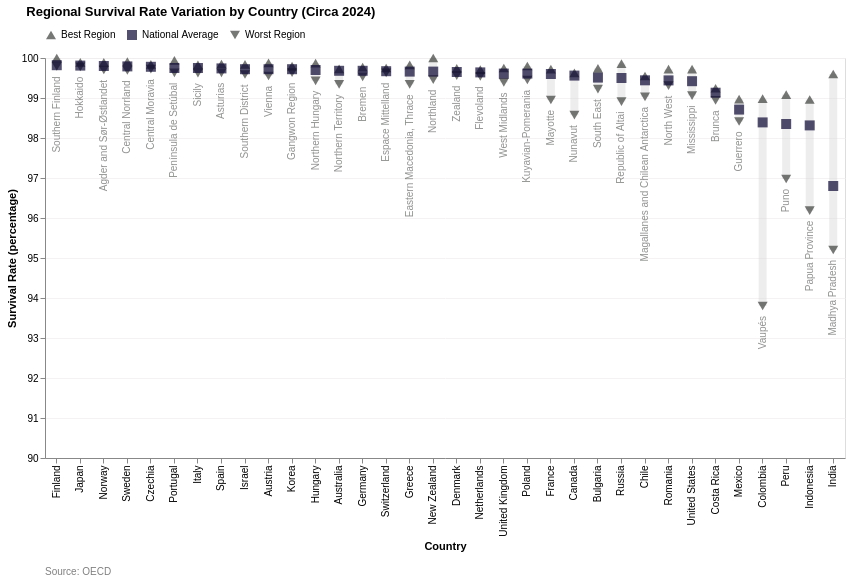

Write notebook code for a chart like this one.
### Code cell
chart_survival = create_regional_variation_chart_no_norm(
    all_points_data, 
    country_order, 
    average_color=PRESETS['health-survival']['color'], 
    chart_title="Regional Survival Rate Variation by Country (Circa 2024)", 
    scale_domain=[90,100],
    y_title="Survival Rate (percentage)")
chart_survival.save("C:\\Users\\lopez\\github\\capp30239\\static_visualization_project\\graphs\\shape_health_regional_survival_rate_variation.svg")
chart_survival

### Figure 1 — Vega-Lite specification as saved in the notebook (floating-point values rounded to 4 significant figures)
{"config": {"view": {"continuousWidth": 300, "continuousHeight": 300}}, "vconcat": [{"layer": [{"data": {"name": "data-e53f512920cbe2cb5f0dee14775bf078"}, "mark": {"type": "rule", "opacity": 0.4, "stroke": "lightgray", "strokeWidth": 8}, "encoding": {"tooltip": [{"field": "Country", "title": "Country", "type": "nominal"}, {"aggregate": "min", "field": "Value", "title": "Worst Region Deviation", "type": "quantitative"}, {"aggregate": "max", "field": "Value", "title": "Best Region Deviation", "type": "quantitative"}], "x": {"axis": {"gridColor": "#f3f1f1e1"}, "field": "Country", "sort": ["Finland", "Japan", "Norway", "Sweden", "Czechia", "Portugal", "Italy", "Spain", "Israel", "Austria", "Korea", "Hungary", "Australia", "Germany", "Switzerland", "Greece", "New Zealand", "Denmark", "Netherlands", "United Kingdom", "Poland", "France", "Canada", "Bulgaria", "Russia", "Chile", "Romania", "United States", "Costa Rica", "Türkiye", "Mexico", "Colombia", "Peru", "Indonesia", "India"], "title": "Country", "type": "nominal"}, "y": {"aggregate": "min", "axis": {"gridColor": "#f3f1f1e1"}, "field": "Value", "scale": {"domain": [90, 100]}, "type": "quantitative"}, "y2": {"aggregate": "max", "field": "Value"}}}, {"layer": [{"data": {"name": "data-c1b0b369b1b0bf7b2640003c37753944"}, "mark": {"type": "point", "filled": true, "size": 100}, "encoding": {"color": {"field": "Type", "legend": {"orient": "top"}, "scale": {"domain": ["Best Region", "National Average", "Worst Region"], "range": ["#3C3F3C", "#0B0531", "#3C3F3C"]}, "title": "", "type": "nominal"}, "shape": {"field": "Type", "legend": {"orient": "top"}, "scale": {"domain": ["Best Region", "National Average", "Worst Region"], "range": ["triangle-up", "square", "triangle-down"]}, "title": "", "type": "nominal"}, "tooltip": [{"field": "Country", "type": "nominal"}, {"field": "Type", "type": "nominal"}, {"field": "Value", "type": "quantitative"}, {"field": "WorstRegionName", "title": "Worst Region Name", "type": "nominal"}], "x": {"axis": {"gridColor": "#f3f1f1e1"}, "field": "Country", "sort": ["Finland", "Japan", "Norway", "Sweden", "Czechia", "Portugal", "Italy", "Spain", "Israel", "Austria", "Korea", "Hungary", "Australia", "Germany", "Switzerland", "Greece", "New Zealand", "Denmark", "Netherlands", "United Kingdom", "Poland", "France", "Canada", "Bulgaria", "Russia", "Chile", "Romania", "United States", "Costa Rica", "Türkiye", "Mexico", "Colombia", "Peru", "Indonesia", "India"], "title": "Country", "type": "nominal"}, "y": {"field": "Value", "scale": {"domain": [90, 100]}, "title": "Survival Rate (percentage)", "type": "quantitative"}}}, {"data": {"name": "data-7ae19dc4331f47f0c37c30bf72300e27"}, "mark": {"type": "text", "align": "right", "angle": 270, "color": "#3C3F3C91", "dx": -10, "dy": 0, "fontSize": 10}, "encoding": {"text": {"field": "WorstRegionName", "type": "nominal"}, "x": {"field": "Country", "sort": ["Finland", "Japan", "Norway", "Sweden", "Czechia", "Portugal", "Italy", "Spain", "Israel", "Austria", "Korea", "Hungary", "Australia", "Germany", "Switzerland", "Greece", "New Zealand", "Denmark", "Netherlands", "United Kingdom", "Poland", "France", "Canada", "Bulgaria", "Russia", "Chile", "Romania", "United States", "Costa Rica", "Türkiye", "Mexico", "Colombia", "Peru", "Indonesia", "India"], "type": "nominal"}, "y": {"field": "Value", "type": "quantitative"}}}]}], "height": 400, "resolve": {"legend": {"color": "independent", "shape": "independent"}}, "title": {"text": "Regional Survival Rate Variation by Country (Circa 2024)", "anchor": "start", "dx": 20, "offset": 10}, "width": 800}, {"data": {"name": "data-9de9b8125eee1bea1cb32d6ced1e9279"}, "mark": {"type": "text", "align": "left", "color": "gray", "dx": -400, "fontSize": 10}, "encoding": {"text": {"field": "source", "type": "nominal"}}, "height": 20, "width": 800}], "resolve": {"scale": {"color": "independent", "shape": "independent"}}, "spacing": 10, "$schema": "https://vega.github.io/schema/vega-lite/v5.20.1.json", "datasets": {"data-e53f512920cbe2cb5f0dee14775bf078": [{"Country": "Australia", "Value": 99.34, "Region name": "Northern Territory", "Type": "Worst Region", "Reference area": NaN, "WorstRegionName": "Northern Territory"}, {"Country": "Austria", "Value": 99.55, "Region name": "Vienna", "Type": "Worst Region", "Reference area": NaN, "WorstRegionName": "Vienna"}, {"Country": "Bulgaria", "Value": 99.22, "Region name": "South East", "Type": "Worst Region", "Reference area": NaN, "WorstRegionName": "South East"}, {"Country": "Canada", "Value": 98.57, "Region name": "Nunavut", "Type": "Worst Region", "Reference area": NaN, "WorstRegionName": "Nunavut"}, {"Country": "Switzerland", "Value": 99.63, "Region name": "Espace Mittelland", "Type": "Worst Region", "Reference area": NaN, "WorstRegionName": "Espace Mittelland"}, {"Country": "Chile", "Value": 99.03, "Region name": "Magallanes and Chilean Antarctica", "Type": "Worst Region", "Reference area": NaN, "WorstRegionName": "Magallanes and Chilean Antarctica"}, {"Country": "Colombia", "Value": 93.8, "Region name": "Vaupés", "Type": "Worst Region", "Reference area": NaN, "WorstRegionName": "Vaupés"}, {"Country": "Costa Rica", "Value": 98.94, "Region name": "Brunca", "Type": "Worst Region", "Reference area": NaN, "WorstRegionName": "Brunca"}, {"Country": "Czechia", "Value": 99.72, "Region name": "Central Moravia", "Type": "Worst Region", "Reference area": NaN, "WorstRegionName": "Central Moravia"}, {"Country": "Germany", "Value": 99.53, "Region name": "Bremen", "Type": "Worst Region", "Reference area": NaN, "WorstRegionName": "Bremen"}, {"Country": "Denmark", "Value": 99.56, "Region name": "Zealand", "Type": "Worst Region", "Reference area": NaN, "WorstRegionName": "Zealand"}, {"Country": "Spain", "Value": 99.63, "Region name": "Asturias", "Type": "Worst Region", "Reference area": NaN, "WorstRegionName": "Asturias"}, {"Country": "Finland", "Value": 99.79, "Region name": "Southern Finland", "Type": "Worst Region", "Reference area": NaN, "WorstRegionName": "Southern Finland"}, {"Country": "France", "Value": 98.95, "Region name": "Mayotte", "Type": "Worst Region", "Reference area": NaN, "WorstRegionName": "Mayotte"}, {"Country": "United Kingdom", "Value": 99.39, "Region name": "West Midlands", "Type": "Worst Region", "Reference area": NaN, "WorstRegionName": "West Midlands"}, {"Country": "Greece", "Value": 99.34, "Region name": "Eastern Macedonia, Thrace", "Type": "Worst Region", "Reference area": NaN, "WorstRegionName": "Eastern Macedonia, Thrace"}, {"Country": "Hungary", "Value": 99.43, "Region name": "Northern Hungary", "Type": "Worst Region", "Reference area": NaN, "WorstRegionName": "Northern Hungary"}, {"Country": "Indonesia", "Value": 96.18, "Region name": "Papua Province", "Type": "Worst Region", "Reference area": NaN, "WorstRegionName": "Papua Province"}, {"Country": "India", "Value": 95.2, "Region name": "Madhya Pradesh", "Type": "Worst Region", "Reference area": NaN, "WorstRegionName": "Madhya Pradesh"}, {"Country": "Israel", "Value": 99.59, "Region name": "Southern District", "Type": "Worst Region", "Reference area": NaN, "WorstRegionName": "Southern District"}, {"Country": "Italy", "Value": 99.62, "Region name": "Sicily", "Type": "Worst Region", "Reference area": NaN, "WorstRegionName": "Sicily"}, {"Country": "Japan", "Value": 99.78, "Region name": "Hokkaido", "Type": "Worst Region", "Reference area": NaN, "WorstRegionName": "Hokkaido"}, {"Country": "Korea", "Value": 99.63, "Region name": "Gangwon Region", "Type": "Worst Region", "Reference area": NaN, "WorstRegionName": "Gangwon Region"}, {"Country": "Mexico", "Value": 98.41, "Region name": "Guerrero", "Type": "Worst Region", "Reference area": NaN, "WorstRegionName": "Guerrero"}, {"Country": "Netherlands", "Value": 99.54, "Region name": "Flevoland", "Type": "Worst Region", "Reference area": NaN, "WorstRegionName": "Flevoland"}, {"Country": "Norway", "Value": 99.7, "Region name": "Agder and Sør-Østlandet", "Type": "Worst Region", "Reference area": NaN, "WorstRegionName": "Agder and Sør-Østlandet"}, {"Country": "New Zealand", "Value": 99.46, "Region name": "Northland", "Type": "Worst Region", "Reference area": NaN, "WorstRegionName": "Northland"}, {"Country": "Peru", "Value": 96.98, "Region name": "Puno", "Type": "Worst Region", "Reference area": NaN, "WorstRegionName": "Puno"}, {"Country": "Poland", "Value": 99.45, "Region name": "Kuyavian-Pomerania", "Type": "Worst Region", "Reference area": NaN, "WorstRegionName": "Kuyavian-Pomerania"}, {"Country": "Portugal", "Value": 99.63, "Region name": "Península de Setúbal", "Type": "Worst Region", "Reference area": NaN, "WorstRegionName": "Península de Setúbal"}, {"Country": "Romania", "Value": 99.31, "Region name": "North West", "Type": "Worst Region", "Reference area": NaN, "WorstRegionName": "North West"}, {"Country": "Russia", "Value": 98.91, "Region name": "Republic of Altai", "Type": "Worst Region", "Reference area": NaN, "WorstRegionName": "Republic of Altai"}, {"Country": "Sweden", "Value": 99.69, "Region name": "Central Norrland", "Type": "Worst Region", "Reference area": NaN, "WorstRegionName": "Central Norrland"}, {"Country": "United States", "Value": 99.06, "Region name": "Mississippi", "Type": "Worst Region", "Reference area": NaN, "WorstRegionName": "Mississippi"}, {"Country": "Australia", "Value": 99.73, "Region name": "New South Wales", "Type": "Best Region", "Reference area": NaN, "WorstRegionName": "None"}, {"Country": "Austria", "Value": 99.88, "Region name": "Carinthia", "Type": "Best Region", "Reference area": NaN, "WorstRegionName": "None"}, {"Country": "Bulgaria", "Value": 99.74, "Region name": "South West", "Type": "Best Region", "Reference area": NaN, "WorstRegionName": "None"}, {"Country": "Canada", "Value": 99.63, "Region name": "Nova Scotia", "Type": "Best Region", "Reference area": NaN, "WorstRegionName": "None"}, {"Country": "Switzerland", "Value": 99.75, "Region name": "Ticino", "Type": "Best Region", "Reference area": NaN, "WorstRegionName": "None"}, {"Country": "Chile", "Value": 99.55, "Region name": "Tarapacá", "Type": "Best Region", "Reference area": NaN, "WorstRegionName": "None"}, {"Country": "Colombia", "Value": 98.98, "Region name": "Atlántico", "Type": "Best Region", "Reference area": NaN, "WorstRegionName": "None"}, {"Country": "Costa Rica", "Value": 99.24, "Region name": "Central Pacific", "Type": "Best Region", "Reference area": NaN, "WorstRegionName": "None"}, {"Country": "Czechia", "Value": 99.84, "Region name": "Prague", "Type": "Best Region", "Reference area": NaN, "WorstRegionName": "None"}, {"Country": "Germany", "Value": 99.77, "Region name": "Saxony", "Type": "Best Region", "Reference area": NaN, "WorstRegionName": "None"}, {"Country": "Denmark", "Value": 99.74, "Region name": "Northern Denmark", "Type": "Best Region", "Reference area": NaN, "WorstRegionName": "None"}, {"Country": "Spain", "Value": 99.85, "Region name": "Ceuta", "Type": "Best Region", "Reference area": NaN, "WorstRegionName": "None"}, {"Country": "Finland", "Value": 100.0, "Region name": "Åland", "Type": "Best Region", "Reference area": NaN, "WorstRegionName": "None"}, {"Country": "France", "Value": 99.72, "Region name": "Brittany", "Type": "Best Region", "Reference area": NaN, "WorstRegionName": "None"}, {"Country": "United Kingdom", "Value": 99.75, "Region name": "South West England", "Type": "Best Region", "Reference area": NaN, "WorstRegionName": "None"}, {"Country": "Greece", "Value": 99.83, "Region name": "Central Greece", "Type": "Best Region", "Reference area": NaN, "WorstRegionName": "None"}, {"Country": "Hungary", "Value": 99.87, "Region name": "Budapest", "Type": "Best Region", "Reference area": NaN, "WorstRegionName": "None"}, {"Country": "Indonesia", "Value": 98.96, "Region name": "DKI Jakarta Province", "Type": "Best Region", "Reference area": NaN, "WorstRegionName": "None"}, {"Country": "India", "Value": 99.6, "Region name": "Nagaland", "Type": "Best Region", "Reference area": NaN, "WorstRegionName": "None"}, {"Country": "Israel", "Value": 99.84, "Region name": "Central District", "Type": "Best Region", "Reference area": NaN, "WorstRegionName": "None"}, {"Country": "Italy", "Value": 99.83, "Region name": "Sardinia", "Type": "Best Region", "Reference area": NaN, "WorstRegionName": "None"}, {"Country": "Japan", "Value": 99.89, "Region name": "Chugoku", "Type": "Best Region", "Reference area": NaN, "WorstRegionName": "None"}, {"Country": "Korea", "Value": 99.8, "Region name": "Seoul Capital Area", "Type": "Best Region", "Reference area": NaN, "WorstRegionName": "None"}, {"Country": "Mexico", "Value": 98.97, "Region name": "Nuevo Leon", "Type": "Best Region", "Reference area": NaN, "WorstRegionName": "None"}, {"Country": "Netherlands", "Value": 99.71, "Region name": "North Holland", "Type": "Best Region", "Reference area": NaN, "WorstRegionName": "None"}, {"Country": "Norway", "Value": 99.89, "Region name": "Trøndelag", "Type": "Best Region", "Reference area": NaN, "WorstRegionName": "None"}, {"Country": "New Zealand", "Value": 100.0, "Region name": "West Coast", "Type": "Best Region", "Reference area": NaN, "WorstRegionName": "None"}, {"Country": "Peru", "Value": 99.09, "Region name": "Prov. const. del Callao", "Type": "Best Region", "Reference area": NaN, "WorstRegionName": "None"}, {"Country": "Poland", "Value": 99.8, "Region name": "Lubusz", "Type": "Best Region", "Reference area": NaN, "WorstRegionName": "None"}, {"Country": "Portugal", "Value": 99.94, "Region name": "Autonomous Region of Madeira", "Type": "Best Region", "Reference area": NaN, "WorstRegionName": "None"}, {"Country": "Romania", "Value": 99.72, "Region name": "Bucharest - Ilfov", "Type": "Best Region", "Reference area": NaN, "WorstRegionName": "None"}, {"Country": "Russia", "Value": 99.86, "Region name": "Republic of Kalmykia", "Type": "Best Region", "Reference area": NaN, "WorstRegionName": "None"}, {"Country": "Sweden", "Value": 99.91, "Region name": "Upper Norrland", "Type": "Best Region", "Reference area": NaN, "WorstRegionName": "None"}, {"Country": "United States", "Value": 99.72, "Region name": "North Dakota", "Type": "Best Region", "Reference area": NaN, "WorstRegionName": "None"}], "data-c1b0b369b1b0bf7b2640003c37753944": [{"Country": "Australia", "Value": 99.34, "Region name": "Northern Territory", "Type": "Worst Region", "Reference area": null, "WorstRegionName": "Northern Territory"}, {"Country": "Austria", "Value": 99.55, "Region name": "Vienna", "Type": "Worst Region", "Reference area": null, "WorstRegionName": "Vienna"}, {"Country": "Bulgaria", "Value": 99.22, "Region name": "South East", "Type": "Worst Region", "Reference area": null, "WorstRegionName": "South East"}, {"Country": "Canada", "Value": 98.57, "Region name": "Nunavut", "Type": "Worst Region", "Reference area": null, "WorstRegionName": "Nunavut"}, {"Country": "Switzerland", "Value": 99.63, "Region name": "Espace Mittelland", "Type": "Worst Region", "Reference area": null, "WorstRegionName": "Espace Mittelland"}, {"Country": "Chile", "Value": 99.03, "Region name": "Magallanes and Chilean Antarctica", "Type": "Worst Region", "Reference area": null, "WorstRegionName": "Magallanes and Chilean Antarctica"}, {"Country": "Colombia", "Value": 93.8, "Region name": "Vaupés", "Type": "Worst Region", "Reference area": null, "WorstRegionName": "Vaupés"}, {"Country": "Costa Rica", "Value": 98.94, "Region name": "Brunca", "Type": "Worst Region", "Reference area": null, "WorstRegionName": "Brunca"}, {"Country": "Czechia", "Value": 99.72, "Region name": "Central Moravia", "Type": "Worst Region", "Reference area": null, "WorstRegionName": "Central Moravia"}, {"Country": "Germany", "Value": 99.53, "Region name": "Bremen", "Type": "Worst Region", "Reference area": null, "WorstRegionName": "Bremen"}, {"Country": "Denmark", "Value": 99.56, "Region name": "Zealand", "Type": "Worst Region", "Reference area": null, "WorstRegionName": "Zealand"}, {"Country": "Spain", "Value": 99.63, "Region name": "Asturias", "Type": "Worst Region", "Reference area": null, "WorstRegionName": "Asturias"}, {"Country": "Finland", "Value": 99.79, "Region name": "Southern Finland", "Type": "Worst Region", "Reference area": null, "WorstRegionName": "Southern Finland"}, {"Country": "France", "Value": 98.95, "Region name": "Mayotte", "Type": "Worst Region", "Reference area": null, "WorstRegionName": "Mayotte"}, {"Country": "United Kingdom", "Value": 99.39, "Region name": "West Midlands", "Type": "Worst Region", "Reference area": null, "WorstRegionName": "West Midlands"}, {"Country": "Greece", "Value": 99.34, "Region name": "Eastern Macedonia, Thrace", "Type": "Worst Region", "Reference area": null, "WorstRegionName": "Eastern Macedonia, Thrace"}, {"Country": "Hungary", "Value": 99.43, "Region name": "Northern Hungary", "Type": "Worst Region", "Reference area": null, "WorstRegionName": "Northern Hungary"}, {"Country": "Indonesia", "Value": 96.18, "Region name": "Papua Province", "Type": "Worst Region", "Reference area": null, "WorstRegionName": "Papua Province"}, {"Country": "India", "Value": 95.2, "Region name": "Madhya Pradesh", "Type": "Worst Region", "Reference area": null, "WorstRegionName": "Madhya Pradesh"}, {"Country": "Israel", "Value": 99.59, "Region name": "Southern District", "Type": "Worst Region", "Reference area": null, "WorstRegionName": "Southern District"}, {"Country": "Italy", "Value": 99.62, "Region name": "Sicily", "Type": "Worst Region", "Reference area": null, "WorstRegionName": "Sicily"}, {"Country": "Japan", "Value": 99.78, "Region name": "Hokkaido", "Type": "Worst Region", "Reference area": null, "WorstRegionName": "Hokkaido"}, {"Country": "Korea", "Value": 99.63, "Region name": "Gangwon Region", "Type": "Worst Region", "Reference area": null, "WorstRegionName": "Gangwon Region"}, {"Country": "Mexico", "Value": 98.41, "Region name": "Guerrero", "Type": "Worst Region", "Reference area": null, "WorstRegionName": "Guerrero"}, {"Country": "Netherlands", "Value": 99.54, "Region name": "Flevoland", "Type": "Worst Region", "Reference area": null, "WorstRegionName": "Flevoland"}, {"Country": "Norway", "Value": 99.7, "Region name": "Agder and Sør-Østlandet", "Type": "Worst Region", "Reference area": null, "WorstRegionName": "Agder and Sør-Østlandet"}, {"Country": "New Zealand", "Value": 99.46, "Region name": "Northland", "Type": "Worst Region", "Reference area": null, "WorstRegionName": "Northland"}, {"Country": "Peru", "Value": 96.98, "Region name": "Puno", "Type": "Worst Region", "Reference area": null, "WorstRegionName": "Puno"}, {"Country": "Poland", "Value": 99.45, "Region name": "Kuyavian-Pomerania", "Type": "Worst Region", "Reference area": null, "WorstRegionName": "Kuyavian-Pomerania"}, {"Country": "Portugal", "Value": 99.63, "Region name": "Península de Setúbal", "Type": "Worst Region", "Reference area": null, "WorstRegionName": "Península de Setúbal"}, {"Country": "Romania", "Value": 99.31, "Region name": "North West", "Type": "Worst Region", "Reference area": null, "WorstRegionName": "North West"}, {"Country": "Russia", "Value": 98.91, "Region name": "Republic of Altai", "Type": "Worst Region", "Reference area": null, "WorstRegionName": "Republic of Altai"}, {"Country": "Sweden", "Value": 99.69, "Region name": "Central Norrland", "Type": "Worst Region", "Reference area": null, "WorstRegionName": "Central Norrland"}, {"Country": "United States", "Value": 99.06, "Region name": "Mississippi", "Type": "Worst Region", "Reference area": null, "WorstRegionName": "Mississippi"}, {"Country": "Australia", "Value": 99.73, "Region name": "New South Wales", "Type": "Best Region", "Reference area": null, "WorstRegionName": "None"}, {"Country": "Austria", "Value": 99.88, "Region name": "Carinthia", "Type": "Best Region", "Reference area": null, "WorstRegionName": "None"}, {"Country": "Bulgaria", "Value": 99.74, "Region name": "South West", "Type": "Best Region", "Reference area": null, "WorstRegionName": "None"}, {"Country": "Canada", "Value": 99.63, "Region name": "Nova Scotia", "Type": "Best Region", "Reference area": null, "WorstRegionName": "None"}, {"Country": "Switzerland", "Value": 99.75, "Region name": "Ticino", "Type": "Best Region", "Reference area": null, "WorstRegionName": "None"}, {"Country": "Chile", "Value": 99.55, "Region name": "Tarapacá", "Type": "Best Region", "Reference area": null, "WorstRegionName": "None"}, {"Country": "Colombia", "Value": 98.98, "Region name": "Atlántico", "Type": "Best Region", "Reference area": null, "WorstRegionName": "None"}, {"Country": "Costa Rica", "Value": 99.24, "Region name": "Central Pacific", "Type": "Best Region", "Reference area": null, "WorstRegionName": "None"}, {"Country": "Czechia", "Value": 99.84, "Region name": "Prague", "Type": "Best Region", "Reference area": null, "WorstRegionName": "None"}, {"Country": "Germany", "Value": 99.77, "Region name": "Saxony", "Type": "Best Region", "Reference area": null, "WorstRegionName": "None"}, {"Country": "Denmark", "Value": 99.74, "Region name": "Northern Denmark", "Type": "Best Region", "Reference area": null, "WorstRegionName": "None"}, {"Country": "Spain", "Value": 99.85, "Region name": "Ceuta", "Type": "Best Region", "Reference area": null, "WorstRegionName": "None"}, {"Country": "Finland", "Value": 100.0, "Region name": "Åland", "Type": "Best Region", "Reference area": null, "WorstRegionName": "None"}, {"Country": "France", "Value": 99.72, "Region name": "Brittany", "Type": "Best Region", "Reference area": null, "WorstRegionName": "None"}, {"Country": "United Kingdom", "Value": 99.75, "Region name": "South West England", "Type": "Best Region", "Reference area": null, "WorstRegionName": "None"}, {"Country": "Greece", "Value": 99.83, "Region name": "Central Greece", "Type": "Best Region", "Reference area": null, "WorstRegionName": "None"}, {"Country": "Hungary", "Value": 99.87, "Region name": "Budapest", "Type": "Best Region", "Reference area": null, "WorstRegionName": "None"}, {"Country": "Indonesia", "Value": 98.96, "Region name": "DKI Jakarta Province", "Type": "Best Region", "Reference area": null, "WorstRegionName": "None"}, {"Country": "India", "Value": 99.6, "Region name": "Nagaland", "Type": "Best Region", "Reference area": null, "WorstRegionName": "None"}, {"Country": "Israel", "Value": 99.84, "Region name": "Central District", "Type": "Best Region", "Reference area": null, "WorstRegionName": "None"}, {"Country": "Italy", "Value": 99.83, "Region name": "Sardinia", "Type": "Best Region", "Reference area": null, "WorstRegionName": "None"}, {"Country": "Japan", "Value": 99.89, "Region name": "Chugoku", "Type": "Best Region", "Reference area": null, "WorstRegionName": "None"}, {"Country": "Korea", "Value": 99.8, "Region name": "Seoul Capital Area", "Type": "Best Region", "Reference area": null, "WorstRegionName": "None"}, {"Country": "Mexico", "Value": 98.97, "Region name": "Nuevo Leon", "Type": "Best Region", "Reference area": null, "WorstRegionName": "None"}, {"Country": "Netherlands", "Value": 99.71, "Region name": "North Holland", "Type": "Best Region", "Reference area": null, "WorstRegionName": "None"}, {"Country": "Norway", "Value": 99.89, "Region name": "Trøndelag", "Type": "Best Region", "Reference area": null, "WorstRegionName": "None"}, {"Country": "New Zealand", "Value": 100.0, "Region name": "West Coast", "Type": "Best Region", "Reference area": null, "WorstRegionName": "None"}, {"Country": "Peru", "Value": 99.09, "Region name": "Prov. const. del Callao", "Type": "Best Region", "Reference area": null, "WorstRegionName": "None"}, {"Country": "Poland", "Value": 99.8, "Region name": "Lubusz", "Type": "Best Region", "Reference area": null, "WorstRegionName": "None"}, {"Country": "Portugal", "Value": 99.94, "Region name": "Autonomous Region of Madeira", "Type": "Best Region", "Reference area": null, "WorstRegionName": "None"}, {"Country": "Romania", "Value": 99.72, "Region name": "Bucharest - Ilfov", "Type": "Best Region", "Reference area": null, "WorstRegionName": "None"}, {"Country": "Russia", "Value": 99.86, "Region name": "Republic of Kalmykia", "Type": "Best Region", "Reference area": null, "WorstRegionName": "None"}, {"Country": "Sweden", "Value": 99.91, "Region name": "Upper Norrland", "Type": "Best Region", "Reference area": null, "WorstRegionName": "None"}, {"Country": "United States", "Value": 99.72, "Region name": "North Dakota", "Type": "Best Region", "Reference area": null, "WorstRegionName": "None"}, {"Country": "Australia", "Value": 99.68, "Region name": null, "Type": "National Average", "Reference area": "Australia", "WorstRegionName": "None"}, {"Country": "Austria", "Value": 99.72, "Region name": null, "Type": "National Average", "Reference area": "Austria", "WorstRegionName": "None"}, {"Country": "Bulgaria", "Value": 99.51, "Region name": null, "Type": "National Average", "Reference area": "Bulgaria", "WorstRegionName": "None"}, {"Country": "Canada", "Value": 99.56, "Region name": null, "Type": "National Average", "Reference area": "Canada", "WorstRegionName": "None"}, {"Country": "Switzerland", "Value": 99.67, "Region name": null, "Type": "National Average", "Reference area": "Switzerland", "WorstRegionName": "None"}, {"Country": "Chile", "Value": 99.44, "Region name": null, "Type": "National Average", "Reference area": "Chile", "WorstRegionName": "None"}, {"Country": "Colombia", "Value": 98.39, "Region name": null, "Type": "National Average", "Reference area": "Colombia", "WorstRegionName": "None"}, {"Country": "Costa Rica", "Value": 99.13, "Region name": null, "Type": "National Average", "Reference area": "Costa Rica", "WorstRegionName": "None"}, {"Country": "Czechia", "Value": 99.78, "Region name": null, "Type": "National Average", "Reference area": "Czechia", "WorstRegionName": "None"}, {"Country": "Germany", "Value": 99.68, "Region name": null, "Type": "National Average", "Reference area": "Germany", "WorstRegionName": "None"}, {"Country": "Denmark", "Value": 99.65, "Region name": null, "Type": "National Average", "Reference area": "Denmark", "WorstRegionName": "None"}, {"Country": "Spain", "Value": 99.74, "Region name": null, "Type": "National Average", "Reference area": "Spain", "WorstRegionName": "None"}, {"Country": "Finland", "Value": 99.82, "Region name": null, "Type": "National Average", "Reference area": "Finland", "WorstRegionName": "None"}, {"Country": "France", "Value": 99.6, "Region name": null, "Type": "National Average", "Reference area": "France", "WorstRegionName": "None"}, {"Country": "United Kingdom", "Value": 99.61, "Region name": null, "Type": "National Average", "Reference area": "United Kingdom", "WorstRegionName": "None"}, {"Country": "Greece", "Value": 99.66, "Region name": null, "Type": "National Average", "Reference area": "Greece", "WorstRegionName": "None"}, {"Country": "Hungary", "Value": 99.7, "Region name": null, "Type": "National Average", "Reference area": "Hungary", "WorstRegionName": "None"}, {"Country": "Indonesia", "Value": 98.31, "Region name": null, "Type": "National Average", "Reference area": "Indonesia", "WorstRegionName": "None"}, {"Country": "India", "Value": 96.8, "Region name": null, "Type": "National Average", "Reference area": "India", "WorstRegionName": "None"}, {"Country": "Israel", "Value": 99.72, "Region name": null, "Type": "National Average", "Reference area": "Israel", "WorstRegionName": "None"}, {"Country": "Italy", "Value": 99.75, "Region name": null, "Type": "National Average", "Reference area": "Italy", "WorstRegionName": "None"}, {"Country": "Japan", "Value": 99.81, "Region name": null, "Type": "National Average", "Reference area": "Japan", "WorstRegionName": "None"}, {"Country": "Korea", "Value": 99.72, "Region name": null, "Type": "National Average", "Reference area": "Korea", "WorstRegionName": "None"}, {"Country": "Mexico", "Value": 98.71, "Region name": null, "Type": "National Average", "Reference area": "Mexico", "WorstRegionName": "None"}, {"Country": "Netherlands", "Value": 99.64, "Region name": null, "Type": "National Average", "Reference area": "Netherlands", "WorstRegionName": "None"}, {"Country": "Norway", "Value": 99.8, "Region name": null, "Type": "National Average", "Reference area": "Norway", "WorstRegionName": "None"}, {"Country": "New Zealand", "Value": 99.66, "Region name": null, "Type": "National Average", "Reference area": "New Zealand", "WorstRegionName": "None"}, {"Country": "Peru", "Value": 98.35, "Region name": null, "Type": "National Average", "Reference area": "Peru", "WorstRegionName": "None"}, {"Country": "Poland", "Value": 99.61, "Region name": null, "Type": "National Average", "Reference area": "Poland", "WorstRegionName": "None"}, {"Country": "Portugal", "Value": 99.75, "Region name": null, "Type": "National Average", "Reference area": "Portugal", "WorstRegionName": "None"}, {"Country": "Romania", "Value": 99.44, "Region name": null, "Type": "National Average", "Reference area": "Romania", "WorstRegionName": "None"}, {"Country": "Russia", "Value": 99.5, "Region name": null, "Type": "National Average", "Reference area": "Russia", "WorstRegionName": "None"}, {"Country": "Sweden", "Value": 99.79, "Region name": null, "Type": "National Average", "Reference area": "Sweden", "WorstRegionName": "None"}, {"Country": "United States", "Value": 99.42, "Region name": null, "Type": "National Average", "Reference area": "United States", "WorstRegionName": "None"}], "data-7ae19dc4331f47f0c37c30bf72300e27": [{"Country": "Australia", "Value": 99.34, "Region name": "Northern Territory", "Type": "Worst Region", "Reference area": NaN, "WorstRegionName": "Northern Territory"}, {"Country": "Austria", "Value": 99.55, "Region name": "Vienna", "Type": "Worst Region", "Reference area": NaN, "WorstRegionName": "Vienna"}, {"Country": "Bulgaria", "Value": 99.22, "Region name": "South East", "Type": "Worst Region", "Reference area": NaN, "WorstRegionName": "South East"}, {"Country": "Canada", "Value": 98.57, "Region name": "Nunavut", "Type": "Worst Region", "Reference area": NaN, "WorstRegionName": "Nunavut"}, {"Country": "Switzerland", "Value": 99.63, "Region name": "Espace Mittelland", "Type": "Worst Region", "Reference area": NaN, "WorstRegionName": "Espace Mittelland"}, {"Country": "Chile", "Value": 99.03, "Region name": "Magallanes and Chilean Antarctica", "Type": "Worst Region", "Reference area": NaN, "WorstRegionName": "Magallanes and Chilean Antarctica"}, {"Country": "Colombia", "Value": 93.8, "Region name": "Vaupés", "Type": "Worst Region", "Reference area": NaN, "WorstRegionName": "Vaupés"}, {"Country": "Costa Rica", "Value": 98.94, "Region name": "Brunca", "Type": "Worst Region", "Reference area": NaN, "WorstRegionName": "Brunca"}, {"Country": "Czechia", "Value": 99.72, "Region name": "Central Moravia", "Type": "Worst Region", "Reference area": NaN, "WorstRegionName": "Central Moravia"}, {"Country": "Germany", "Value": 99.53, "Region name": "Bremen", "Type": "Worst Region", "Reference area": NaN, "WorstRegionName": "Bremen"}, {"Country": "Denmark", "Value": 99.56, "Region name": "Zealand", "Type": "Worst Region", "Reference area": NaN, "WorstRegionName": "Zealand"}, {"Country": "Spain", "Value": 99.63, "Region name": "Asturias", "Type": "Worst Region", "Reference area": NaN, "WorstRegionName": "Asturias"}, {"Country": "Finland", "Value": 99.79, "Region name": "Southern Finland", "Type": "Worst Region", "Reference area": NaN, "WorstRegionName": "Southern Finland"}, {"Country": "France", "Value": 98.95, "Region name": "Mayotte", "Type": "Worst Region", "Reference area": NaN, "WorstRegionName": "Mayotte"}, {"Country": "United Kingdom", "Value": 99.39, "Region name": "West Midlands", "Type": "Worst Region", "Reference area": NaN, "WorstRegionName": "West Midlands"}, {"Country": "Greece", "Value": 99.34, "Region name": "Eastern Macedonia, Thrace", "Type": "Worst Region", "Reference area": NaN, "WorstRegionName": "Eastern Macedonia, Thrace"}, {"Country": "Hungary", "Value": 99.43, "Region name": "Northern Hungary", "Type": "Worst Region", "Reference area": NaN, "WorstRegionName": "Northern Hungary"}, {"Country": "Indonesia", "Value": 96.18, "Region name": "Papua Province", "Type": "Worst Region", "Reference area": NaN, "WorstRegionName": "Papua Province"}, {"Country": "India", "Value": 95.2, "Region name": "Madhya Pradesh", "Type": "Worst Region", "Reference area": NaN, "WorstRegionName": "Madhya Pradesh"}, {"Country": "Israel", "Value": 99.59, "Region name": "Southern District", "Type": "Worst Region", "Reference area": NaN, "WorstRegionName": "Southern District"}, {"Country": "Italy", "Value": 99.62, "Region name": "Sicily", "Type": "Worst Region", "Reference area": NaN, "WorstRegionName": "Sicily"}, {"Country": "Japan", "Value": 99.78, "Region name": "Hokkaido", "Type": "Worst Region", "Reference area": NaN, "WorstRegionName": "Hokkaido"}, {"Country": "Korea", "Value": 99.63, "Region name": "Gangwon Region", "Type": "Worst Region", "Reference area": NaN, "WorstRegionName": "Gangwon Region"}, {"Country": "Mexico", "Value": 98.41, "Region name": "Guerrero", "Type": "Worst Region", "Reference area": NaN, "WorstRegionName": "Guerrero"}, {"Country": "Netherlands", "Value": 99.54, "Region name": "Flevoland", "Type": "Worst Region", "Reference area": NaN, "WorstRegionName": "Flevoland"}, {"Country": "Norway", "Value": 99.7, "Region name": "Agder and Sør-Østlandet", "Type": "Worst Region", "Reference area": NaN, "WorstRegionName": "Agder and Sør-Østlandet"}, {"Country": "New Zealand", "Value": 99.46, "Region name": "Northland", "Type": "Worst Region", "Reference area": NaN, "WorstRegionName": "Northland"}, {"Country": "Peru", "Value": 96.98, "Region name": "Puno", "Type": "Worst Region", "Reference area": NaN, "WorstRegionName": "Puno"}, {"Country": "Poland", "Value": 99.45, "Region name": "Kuyavian-Pomerania", "Type": "Worst Region", "Reference area": NaN, "WorstRegionName": "Kuyavian-Pomerania"}, {"Country": "Portugal", "Value": 99.63, "Region name": "Península de Setúbal", "Type": "Worst Region", "Reference area": NaN, "WorstRegionName": "Península de Setúbal"}, {"Country": "Romania", "Value": 99.31, "Region name": "North West", "Type": "Worst Region", "Reference area": NaN, "WorstRegionName": "North West"}, {"Country": "Russia", "Value": 98.91, "Region name": "Republic of Altai", "Type": "Worst Region", "Reference area": NaN, "WorstRegionName": "Republic of Altai"}, {"Country": "Sweden", "Value": 99.69, "Region name": "Central Norrland", "Type": "Worst Region", "Reference area": NaN, "WorstRegionName": "Central Norrland"}, {"Country": "United States", "Value": 99.06, "Region name": "Mississippi", "Type": "Worst Region", "Reference area": NaN, "WorstRegionName": "Mississippi"}], "data-9de9b8125eee1bea1cb32d6ced1e9279": [{"source": "Source: OECD"}]}}
